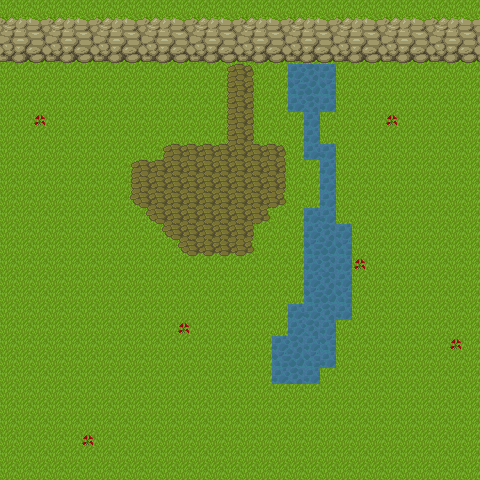

Below is a game level as drawn by its tile map, then a one-line description and the .tmx that defines it (tile-layer data replaced by summaries):
An orthogonal 30x30 tile map with 16x16 px tiles, 1 tile layer (TileBot), 2 hidden layers not drawn and 1 object (Teleport).

<map version="1.0" orientation="orthogonal" width="30" height="30" tilewidth="16" tileheight="16">
 <tileset firstgid="1" name="Foret1" tilewidth="16" tileheight="16">
  <image source="Foret1.png" width="480" height="256" />
 </tileset>
 <layer name="TileBot" width="30" height="30">
  <data>[900 cells, 900 non-empty, 37 distinct tile ids]</data>
 </layer>
 <layer name="TileCollision" width="30" height="30" visible="0">
  <data>[900 cells, 151 non-empty, 1 distinct tile ids]</data>
 </layer>
 <layer name="TileTop" width="30" height="30" visible="0">
  <data>[900 cells, 83 non-empty, 18 distinct tile ids]</data>
 </layer>
 <objectgroup name="TileObjetTeleport" width="30" height="30" visible="0">
  <object name="Teleport" x="224" y="64" width="16" height="16">
   <properties>
    <property name="Destination" value="Maison1" />
    <property name="PositionX" value="128" />
    <property name="PositionY" value="16" />
   </properties>
  </object>
 </objectgroup>
</map>